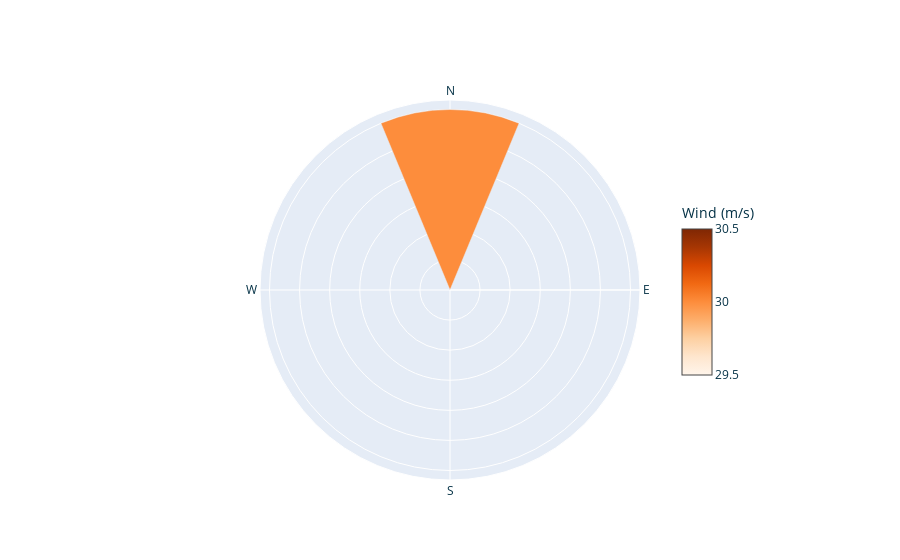

This figure's notebook cell:
### Code cell
import plotly.graph_objects as go

# Beispiel-Daten: Windrichtung in Grad (0° = N, 90° = E, 180° = S, 270° = W)
wind_directions = [0]  # Nord
wind_speeds = [30]  # Windgeschwindigkeit

# Erstellen des Plots
fig = go.Figure()

fig.add_trace(go.Barpolar(
    r=wind_speeds,  # Windgeschwindigkeit als Radius
    theta=wind_directions,  # Windrichtung in Grad
    width=45,  # Breite der Balken (45° für 8 Himmelsrichtungen)
    marker=dict(
        color=wind_speeds,
        colorscale='Oranges',
        showscale=True,
        colorbar=dict(
            x=0.8,  # Näher ans Diagramm bringen (1.0 wäre ganz rechts)
            y=0.5,  # In die Mitte des Diagramms setzen
            len=0.5,  # Höhe der Colorbar reduzieren
            title="Wind (m/s)"  # Titel der Skala
        )
    )
))

# Theme anwenden
fig.update_layout(
    plot_bgcolor="#78d278",  # Hintergrund des Plots
    font=dict(color="#053246"),  # Allgemeine Textfarbe
    polar=dict(
        radialaxis=dict(showticklabels=False, ticksuffix=" m/s"),
        angularaxis=dict(direction="clockwise", tickmode="array",
                         tickvals=[0, 90, 180, 270],
                         ticktext=['N', 'E', 'S', 'W'])  # Himmelsrichtungen
    )
)

fig.show()

### Figure 1 — Plotly figure (JSON) as saved in the notebook; plotly's stock layout.template omitted (floating-point values rounded to 4 significant figures)
{"data": [{"marker": {"color": [30], "colorbar": {"len": 0.5, "title": {"text": "Wind (m/s)"}, "x": 0.8, "y": 0.5}, "colorscale": [[0, "rgb(255,245,235)"], [0.125, "rgb(254,230,206)"], [0.25, "rgb(253,208,162)"], [0.375, "rgb(253,174,107)"], [0.5, "rgb(253,141,60)"], [0.625, "rgb(241,105,19)"], [0.75, "rgb(217,72,1)"], [0.875, "rgb(166,54,3)"], [1, "rgb(127,39,4)"]], "showscale": true}, "r": [30], "theta": [0], "type": "barpolar", "width": 45}], "layout": {"font": {"color": "#053246"}, "plot_bgcolor": "#78d278", "polar": {"angularaxis": {"direction": "clockwise", "tickmode": "array", "ticktext": ["N", "E", "S", "W"], "tickvals": [0, 90, 180, 270]}, "radialaxis": {"showticklabels": false, "ticksuffix": " m/s"}}}}
